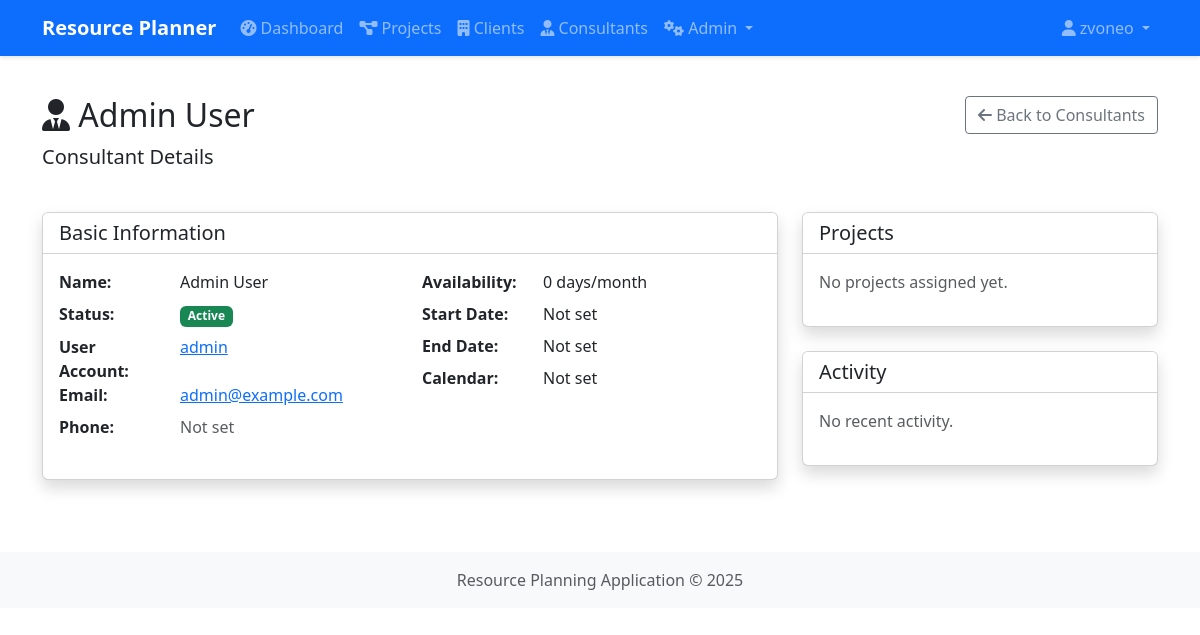
/consultants/view/2 (signed in), run on the app's committed database.
### app/models.py (models this page shows, shortened)
class User(db.Model, UserMixin):
    __tablename__ = 'users'
    id = db.Column(db.Integer, primary_key=True)
    username = db.Column(db.String(80), unique=True, nullable=False)
    email = db.Column(db.String(120), unique=True, nullable=False)
    password_hash = db.Column(db.String(128))
    first_name = db.Column(db.String(50))
    last_name = db.Column(db.String(50))
    created_at = db.Column(db.DateTime, default=datetime.utcnow)
    is_active = db.Column(db.Boolean, default=True)
    updated_at = db.Column(db.DateTime, default=datetime.utcnow, onupdate=datetime.utcnow)
    consultants = db.relationship('Consultant', backref='user', lazy=True)
    roles = db.relationship('Role', secondary='user_roles', backref=db.backref('users', lazy=True))

class Consultant(db.Model):
    __tablename__ = 'consultants'
    id = db.Column(db.Integer, primary_key=True)
    user_id = db.Column(db.Integer, db.ForeignKey('users.id'), nullable=False)
    availability_days_per_month = db.Column(db.Integer, default=0)
    status = db.Column(db.String(20), default='Active')  # Active, Inactive, On Leave
    start_date = db.Column(db.Date)
    end_date = db.Column(db.Date)
    notes = db.Column(db.Text)
    calendar_name = db.Column(db.String(100))
    created_at = db.Column(db.DateTime, default=datetime.utcnow)
    updated_at = db.Column(db.DateTime, default=datetime.utcnow, onupdate=datetime.utcnow)
    custom_data = db.Column(db.JSON, nullable=True)  # For flexible, evolving attributes
    expertise_entries = db.relationship('ConsultantExpertise', backref='consultant', lazy=True, cascade="all, delete-orphan")

### app/routes/consultants.py (the view)
@consultants_bp.route('/view/<int:consultant_id>')
@login_required
def view_consultant(consultant_id):
    try:
        consultant = Consultant.query.get_or_404(consultant_id)
        user = safe_get_attr(consultant, 'user')
        first_name = safe_get_attr(user, 'first_name', 'Unknown')
        last_name = safe_get_attr(user, 'last_name', 'Unknown')
        email = safe_get_attr(user, 'email', 'No email')
        return render_template('consultants/view.html',
                              consultant=consultant,
                              user_first_name=first_name,
                              user_last_name=last_name,
                              user_email=email)
    except Exception as e:
        app.logger.error(f"Error viewing consultant {consultant_id}: {str(e)}")
        flash(f"Error loading consultant details: {str(e)}", 'danger')
        return redirect(url_for('consultants.list_consultants'))

### app/routes/consultants.py (called while the page is built)
def safe_get_attr(obj, attr_name, default=None):
    if obj is None:
        return default
    return getattr(obj, attr_name, default)

### app/templates/consultants/view.html (shortened to what this page needs)
{% extends 'base.html' %}
{% block content %}
<div class="row mb-4">
    <div class="col">
        <h1 class="h2">
            <i class="fas fa-user-tie"></i> {{ consultant.user.first_name }} {{ consultant.user.last_name }}
        </h1>
        <p class="lead">Consultant Details</p>
    </div>
    <div class="col-auto">
        <a href="{{ url_for('consultants.list_consultants') }}" class="btn btn-outline-secondary ms-2">
            <i class="fas fa-arrow-left"></i> Back to Consultants
        </a>
    </div>
</div>
<div class="row">
    <div class="col-lg-8">
        <div class="card shadow mb-4">
            <div class="card-header bg-white">
                <h5 class="mb-0">Basic Information</h5>
            </div>
            <div class="card-body">
                <div class="row">
                    <div class="col-md-6">
                        <dl class="row">
                            <dt class="col-sm-4">Name:</dt>
                            <dd class="col-sm-8">{{ consultant.user.first_name }} {{ consultant.user.last_name }}</dd>
                            <dt class="col-sm-4">Status:</dt>
                            <dd class="col-sm-8">
                                {% if consultant.status == 'Active' %}
                                <span class="badge bg-success">Active</span>
                                {% elif consultant.status == 'Inactive' %}
                                <span class="badge bg-secondary">Inactive</span>
                                {% elif consultant.status == 'On Leave' %}
                                <span class="badge bg-warning">On Leave</span>
                                {% else %}
                                <span class="badge bg-secondary">{{ consultant.status }}</span>
                                {% endif %}
                            </dd>
                            <dt class="col-sm-4">User Account:</dt>
                            <dd class="col-sm-8">
                                <a href="{{ url_for('admin.manage_user', user_id=consultant.user_id) }}">
                                    {{ consultant.user.username }}
                                </a>
                            </dd>
                            <dt class="col-sm-4">Email:</dt>
                            <dd class="col-sm-8">
                                {% if consultant.user.email %}
                                <a href="mailto:{{ consultant.user.email }}">{{ consultant.user.email }}</a>
                                {% else %}
                                <span class="text-muted">Not set</span>
                                {% endif %}
                            </dd>
                            <dt class="col-sm-4">Phone:</dt>
                            <dd class="col-sm-8">
                                {% if consultant.user.phone_number %}
                                <a href="tel:{{ consultant.user.phone_number }}">{{ consultant.user.phone_number }}</a>
                                {% else %}
                                <span class="text-muted">Not set</span>
                                {% endif %}
                            </dd>
                        </dl>
                    </div>
                    <div class="col-md-6">
                        <dl class="row">
                            <dt class="col-sm-4">Availability:</dt>
                            <dd class="col-sm-8">{{ consultant.availability_days_per_month }} days/month</dd>
                            <dt class="col-sm-4">Start Date:</dt>
                            <dd class="col-sm-8">{{ consultant.start_date.strftime('%Y-%m-%d') if consultant.start_date else 'Not set' }}</dd>
                            <dt class="col-sm-4">End Date:</dt>
                            <dd class="col-sm-8">{{ consultant.end_date.strftime('%Y-%m-%d') if consultant.end_date else 'Not set' }}</dd>
                            <dt class="col-sm-4">Calendar:</dt>
                            <dd class="col-sm-8">{{ consultant.calendar_name or 'Not set' }}</dd>
                        </dl>
                    </div>
                </div>
            </div>
        </div>
    </div>
    <div class="col-lg-4">
        <div class="card shadow mb-4">
            <div class="card-header bg-white">
                <h5 class="mb-0">Projects</h5>
            </div>
            <div class="card-body">
                <p class="text-muted">No projects assigned yet.</p>
            </div>
        </div>
        <div class="card shadow">
            <div class="card-header bg-white">
                <h5 class="mb-0">Activity</h5>
            </div>
            <div class="card-body">
                <p class="text-muted">No recent activity.</p>
            </div>
        </div>
    </div>
</div>
{% endblock %}

### app/templates/base.html (shortened to what this page needs)
<!DOCTYPE html>
<html lang="en">
<head>
    <link href="https://cdn.jsdelivr.net/npm/bootstrap@5.3.0-alpha1/dist/css/bootstrap.min.css" rel="stylesheet">
    <link rel="stylesheet" href="https://cdnjs.cloudflare.com/ajax/libs/font-awesome/6.0.0/css/all.min.css">
    <link rel="stylesheet" href="{{ url_for('static', filename='css/style.css') }}">
</head>
<body>
    <nav class="navbar navbar-expand-lg navbar-dark bg-primary">
        <div class="container">
            <a class="navbar-brand" href="{{ url_for('index') }}">Resource Planner</a>
            <div class="collapse navbar-collapse" id="navbarNav">
                {% if current_user.is_authenticated %}
                <ul class="navbar-nav me-auto">
                    <li class="nav-item">
                        <a class="nav-link" href="{{ url_for('admin.dashboard') }}">
                            <i class="fas fa-tachometer-alt"></i> Dashboard
                        </a>
                    </li>
                    <li class="nav-item">
                        <a class="nav-link" href="{{ url_for('projects.list_projects') }}">
                            <i class="fas fa-project-diagram"></i> Projects
                        </a>
                    </li>
                    <li class="nav-item">
                        <a class="nav-link" href="{{ url_for('clients.list_clients') }}">
                            <i class="fas fa-building"></i> Clients
                        </a>
                    </li>
                    <li class="nav-item">
                        <a class="nav-link" href="{{ url_for('consultants.list_consultants') }}">
                            <i class="fas fa-user-tie"></i> Consultants
                        </a>
                    </li>
                    {% if 'Admin' in current_user.roles|map(attribute='name') or 'Manager' in current_user.roles|map(attribute='name') %}
                    <li class="nav-item dropdown">
                        <a class="nav-link dropdown-toggle" href="#" id="adminDropdown" role="button" data-bs-toggle="dropdown" aria-expanded="false">
                            <i class="fas fa-cogs"></i> Admin
                        </a>
                    </li>
                    {% endif %}
                </ul>
                <ul class="navbar-nav">
                    <li class="nav-item dropdown">
                        <a class="nav-link dropdown-toggle" href="#" id="userDropdown" role="button" data-bs-toggle="dropdown" aria-expanded="false">
                            <i class="fas fa-user"></i> {{ current_user.username }}
                        </a>
                    </li>
                </ul>
                {% endif %}
            </div>
        </div>
    </nav>
    <div class="container mt-4">
        {% block content %}{% endblock %}
    </div>
    <footer class="footer mt-5 py-3 bg-light">
        <div class="container text-center">
            <span class="text-muted">Resource Planning Application &copy; {{ now.year }}</span>
        </div>
    </footer>
</body>
</html>

### app/static/css/style.css (style rules this page uses)
body { min-height: 100vh; display: flex; flex-direction: column; }
.footer { margin-top: auto; }
.card { transition: transform 0.3s ease; box-shadow: 0 4px 6px rgba(0, 0, 0, 0.1); }
.btn { border-radius: 0.25rem; }
.navbar { box-shadow: 0 2px 4px rgba(0, 0, 0, 0.1); }
.navbar-brand { font-weight: bold; }

### data on the page
User: username "zvoneo"
User: user.first_name "Admin", user.last_name "User", user.username "admin", user.email "admin@example.com"
Consultant: availability_days_per_month "0", start_date "Not set", end_date "Not set", calendar_name "Not set"
